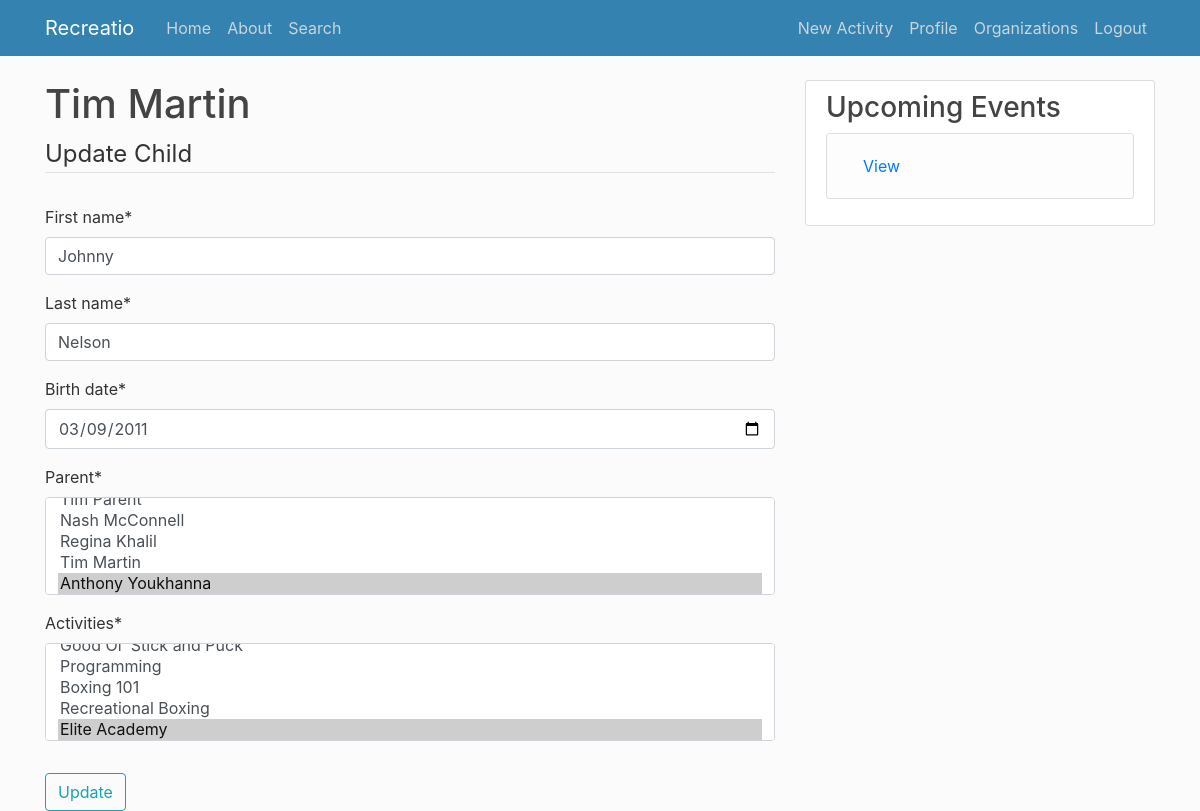
Before: /profile/update_children/8/ (signed in) with the older database file.
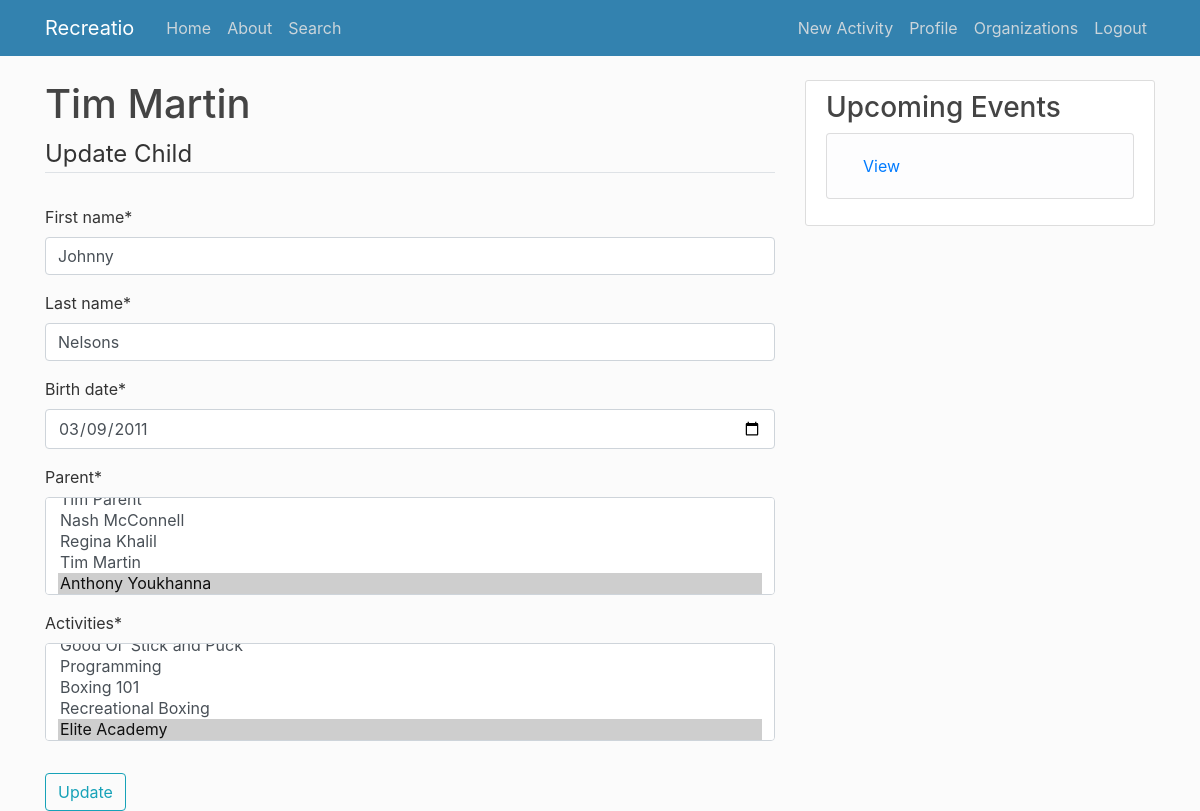
After: the same page with the newer database file.
### users/models.py (models this page shows, shortened)
class Child(models.Model):
    first_name = models.CharField(max_length=20)
    last_name = models.CharField(max_length=30)
    birth_date = models.DateField()
    parent = models.ManyToManyField(Profile)
    activities = models.ManyToManyField(Activities)

### users/views.py (the view)
# urls.py: path("profile/update_children/<int:id>/",user_views.update_children, name="update_children"),
def update_children(request, id):
    obj = Child.objects.get(id=id)
    if request.method == "POST":
        update_children_form = UpdateChildForm(request.POST, instance = obj)
        if update_children_form.is_valid():# and profile_form.is_valid():
            new_child = update_children_form.save()
            messages.success(request, f"Child account updated")
            return redirect('profile')
    else:
        update_children_form = UpdateChildForm(instance = obj)
    context = {
        'update_children_form': update_children_form,
    }
    return render(request, 'users/update_children.html',context)

### users/forms.py
class UpdateChildForm(forms.ModelForm):
    class Meta:
        model = Child
        fields = ['first_name', 'last_name','birth_date','parent', 'activities']
        widgets = {'birth_date': forms.NumberInput(attrs={'type':'date'})}

### users/models.py (called while the page is built)
    def __str__ (self):
        return self.user.first_name +' ' + self.user.last_name

    def __str__(self):
        return self.title

### users/templates/users/update_children.html (shortened to what this page needs)
{% extends "web/base.html" %}
{% load crispy_forms_tags %}
{% block content %}
    <div class "content-section">
        <div class"media-body>
            <h2 class = "account-heading">{{ user.first_name }} {{ user.last_name }}</h2>
        </div>
        <form method="POST">
            <fieldset class = "form-group">
                <legend class= "border-bottom mb-4">Update Child</legend>
                {{ update_children_form|crispy }}
            </fieldset>
            <div class ="form=group">
                <button class="btn btn-outline-info" type = "submit">Update</button>
            </div>
        </form>
    </div>
{% endblock content %}

Changed rows visible on the page:
changed Child "Johnny": last_name "Nelson" → "Nelsons"
